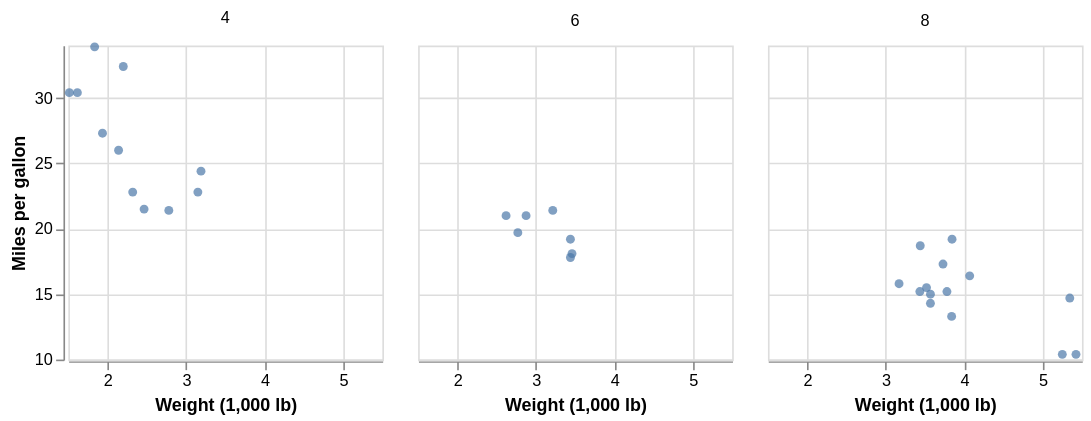

The Vega-Lite source for this figure:
### Vega-Lite specification from a JSON file in a GitHub repository (floating-point values rounded to 4 significant figures)
{"$schema": "https://vega.github.io/schema/vega-lite/v6.json", "data": {"values": [{"model": "Mazda RX4", "mpg": 21, "cyl": 6, "disp": 160, "hp": 110, "drat": 3.9, "wt": 2.62, "qsec": 16.46, "vs": 0, "am": 1, "gear": 4, "carb": 4}, {"model": "Mazda RX4 Wag", "mpg": 21, "cyl": 6, "disp": 160, "hp": 110, "drat": 3.9, "wt": 2.875, "qsec": 17.02, "vs": 0, "am": 1, "gear": 4, "carb": 4}, {"model": "Datsun 710", "mpg": 22.8, "cyl": 4, "disp": 108, "hp": 93, "drat": 3.85, "wt": 2.32, "qsec": 18.61, "vs": 1, "am": 1, "gear": 4, "carb": 1}, {"model": "Hornet 4 Drive", "mpg": 21.4, "cyl": 6, "disp": 258, "hp": 110, "drat": 3.08, "wt": 3.215, "qsec": 19.44, "vs": 1, "am": 0, "gear": 3, "carb": 1}, {"model": "Hornet Sportabout", "mpg": 18.7, "cyl": 8, "disp": 360, "hp": 175, "drat": 3.15, "wt": 3.44, "qsec": 17.02, "vs": 0, "am": 0, "gear": 3, "carb": 2}, {"model": "Valiant", "mpg": 18.1, "cyl": 6, "disp": 225, "hp": 105, "drat": 2.76, "wt": 3.46, "qsec": 20.22, "vs": 1, "am": 0, "gear": 3, "carb": 1}, {"model": "Duster 360", "mpg": 14.3, "cyl": 8, "disp": 360, "hp": 245, "drat": 3.21, "wt": 3.57, "qsec": 15.84, "vs": 0, "am": 0, "gear": 3, "carb": 4}, {"model": "Merc 240D", "mpg": 24.4, "cyl": 4, "disp": 146.7, "hp": 62, "drat": 3.69, "wt": 3.19, "qsec": 20, "vs": 1, "am": 0, "gear": 4, "carb": 2}, {"model": "Merc 230", "mpg": 22.8, "cyl": 4, "disp": 140.8, "hp": 95, "drat": 3.92, "wt": 3.15, "qsec": 22.9, "vs": 1, "am": 0, "gear": 4, "carb": 2}, {"model": "Merc 280", "mpg": 19.2, "cyl": 6, "disp": 167.6, "hp": 123, "drat": 3.92, "wt": 3.44, "qsec": 18.3, "vs": 1, "am": 0, "gear": 4, "carb": 4}, {"model": "Merc 280C", "mpg": 17.8, "cyl": 6, "disp": 167.6, "hp": 123, "drat": 3.92, "wt": 3.44, "qsec": 18.9, "vs": 1, "am": 0, "gear": 4, "carb": 4}, {"model": "Merc 450SE", "mpg": 16.4, "cyl": 8, "disp": 275.8, "hp": 180, "drat": 3.07, "wt": 4.07, "qsec": 17.4, "vs": 0, "am": 0, "gear": 3, "carb": 3}, {"model": "Merc 450SL", "mpg": 17.3, "cyl": 8, "disp": 275.8, "hp": 180, "drat": 3.07, "wt": 3.73, "qsec": 17.6, "vs": 0, "am": 0, "gear": 3, "carb": 3}, {"model": "Merc 450SLC", "mpg": 15.2, "cyl": 8, "disp": 275.8, "hp": 180, "drat": 3.07, "wt": 3.78, "qsec": 18, "vs": 0, "am": 0, "gear": 3, "carb": 3}, {"model": "Cadillac Fleetwood", "mpg": 10.4, "cyl": 8, "disp": 472, "hp": 205, "drat": 2.93, "wt": 5.25, "qsec": 17.98, "vs": 0, "am": 0, "gear": 3, "carb": 4}, {"model": "Lincoln Continental", "mpg": 10.4, "cyl": 8, "disp": 460, "hp": 215, "drat": 3, "wt": 5.424, "qsec": 17.82, "vs": 0, "am": 0, "gear": 3, "carb": 4}, {"model": "Chrysler Imperial", "mpg": 14.7, "cyl": 8, "disp": 440, "hp": 230, "drat": 3.23, "wt": 5.345, "qsec": 17.42, "vs": 0, "am": 0, "gear": 3, "carb": 4}, {"model": "Fiat 128", "mpg": 32.4, "cyl": 4, "disp": 78.7, "hp": 66, "drat": 4.08, "wt": 2.2, "qsec": 19.47, "vs": 1, "am": 1, "gear": 4, "carb": 1}, {"model": "Honda Civic", "mpg": 30.4, "cyl": 4, "disp": 75.7, "hp": 52, "drat": 4.93, "wt": 1.615, "qsec": 18.52, "vs": 1, "am": 1, "gear": 4, "carb": 2}, {"model": "Toyota Corolla", "mpg": 33.9, "cyl": 4, "disp": 71.1, "hp": 65, "drat": 4.22, "wt": 1.835, "qsec": 19.9, "vs": 1, "am": 1, "gear": 4, "carb": 1}, {"model": "Toyota Corona", "mpg": 21.5, "cyl": 4, "disp": 120.1, "hp": 97, "drat": 3.7, "wt": 2.465, "qsec": 20.01, "vs": 1, "am": 0, "gear": 3, "carb": 1}, {"model": "Dodge Challenger", "mpg": 15.5, "cyl": 8, "disp": 318, "hp": 150, "drat": 2.76, "wt": 3.52, "qsec": 16.87, "vs": 0, "am": 0, "gear": 3, "carb": 2}, {"model": "AMC Javelin", "mpg": 15.2, "cyl": 8, "disp": 304, "hp": 150, "drat": 3.15, "wt": 3.435, "qsec": 17.3, "vs": 0, "am": 0, "gear": 3, "carb": 2}, {"model": "Camaro Z28", "mpg": 13.3, "cyl": 8, "disp": 350, "hp": 245, "drat": 3.73, "wt": 3.84, "qsec": 15.41, "vs": 0, "am": 0, "gear": 3, "carb": 4}, {"model": "Pontiac Firebird", "mpg": 19.2, "cyl": 8, "disp": 400, "hp": 175, "drat": 3.08, "wt": 3.845, "qsec": 17.05, "vs": 0, "am": 0, "gear": 3, "carb": 2}, {"model": "Fiat X1-9", "mpg": 27.3, "cyl": 4, "disp": 79, "hp": 66, "drat": 4.08, "wt": 1.935, "qsec": 18.9, "vs": 1, "am": 1, "gear": 4, "carb": 1}, {"model": "Porsche 914-2", "mpg": 26, "cyl": 4, "disp": 120.3, "hp": 91, "drat": 4.43, "wt": 2.14, "qsec": 16.7, "vs": 0, "am": 1, "gear": 5, "carb": 2}, {"model": "Lotus Europa", "mpg": 30.4, "cyl": 4, "disp": 95.1, "hp": 113, "drat": 3.77, "wt": 1.513, "qsec": 16.9, "vs": 1, "am": 1, "gear": 5, "carb": 2}, {"model": "Ford Pantera L", "mpg": 15.8, "cyl": 8, "disp": 351, "hp": 264, "drat": 4.22, "wt": 3.17, "qsec": 14.5, "vs": 0, "am": 1, "gear": 5, "carb": 4}, {"model": "Ferrari Dino", "mpg": 19.7, "cyl": 6, "disp": 145, "hp": 175, "drat": 3.62, "wt": 2.77, "qsec": 15.5, "vs": 0, "am": 1, "gear": 5, "carb": 6}, {"model": "Maserati Bora", "mpg": 15, "cyl": 8, "disp": 301, "hp": 335, "drat": 3.54, "wt": 3.57, "qsec": 14.6, "vs": 0, "am": 1, "gear": 5, "carb": 8}, {"model": "Volvo 142E", "mpg": 21.4, "cyl": 4, "disp": 121, "hp": 109, "drat": 4.11, "wt": 2.78, "qsec": 18.6, "vs": 1, "am": 1, "gear": 4, "carb": 2}]}, "facet": {"field": "cyl", "type": "ordinal", "title": null}, "columns": 3, "spec": {"width": 193, "height": 193, "mark": {"type": "point", "filled": true}, "encoding": {"x": {"field": "wt", "type": "quantitative", "title": "Weight (1,000 lb)", "scale": {"zero": false}}, "y": {"field": "mpg", "type": "quantitative", "title": "Miles per gallon", "scale": {"zero": false}}}}, "config": {"axisQuantitative": {"tickCount": 5}, "style": {"phiz-fit": {"color": "#3366FF"}, "phiz-band": {"color": "#999999", "opacity": 0.4}}}, "usermeta": {"phiz": {"dark": {"background": "transparent", "view": {"fill": null, "stroke": "#3F3F46"}, "axis": {"gridColor": "rgba(255, 255, 255, 0.12)", "gridOpacity": 1, "domainColor": "#71717A", "tickColor": "#71717A", "labelColor": "#A1A1AA", "titleColor": "#E4E4E7"}, "legend": {"labelColor": "#E4E4E7", "titleColor": "#E4E4E7"}, "header": {"labelColor": "#E4E4E7", "titleColor": "#E4E4E7"}, "title": {"color": "#E4E4E7", "subtitleColor": "#A1A1AA"}, "mark": {"color": "#8AB4F8"}, "point": {"color": "#8AB4F8"}, "line": {"color": "#8AB4F8"}, "text": {"color": "#E4E4E7"}, "rule": {"color": "#A1A1AA"}, "style": {"phiz-fit": {"color": "#A5C8FF"}, "phiz-band": {"color": "#FFFFFF", "opacity": 0.16}}}}}}
